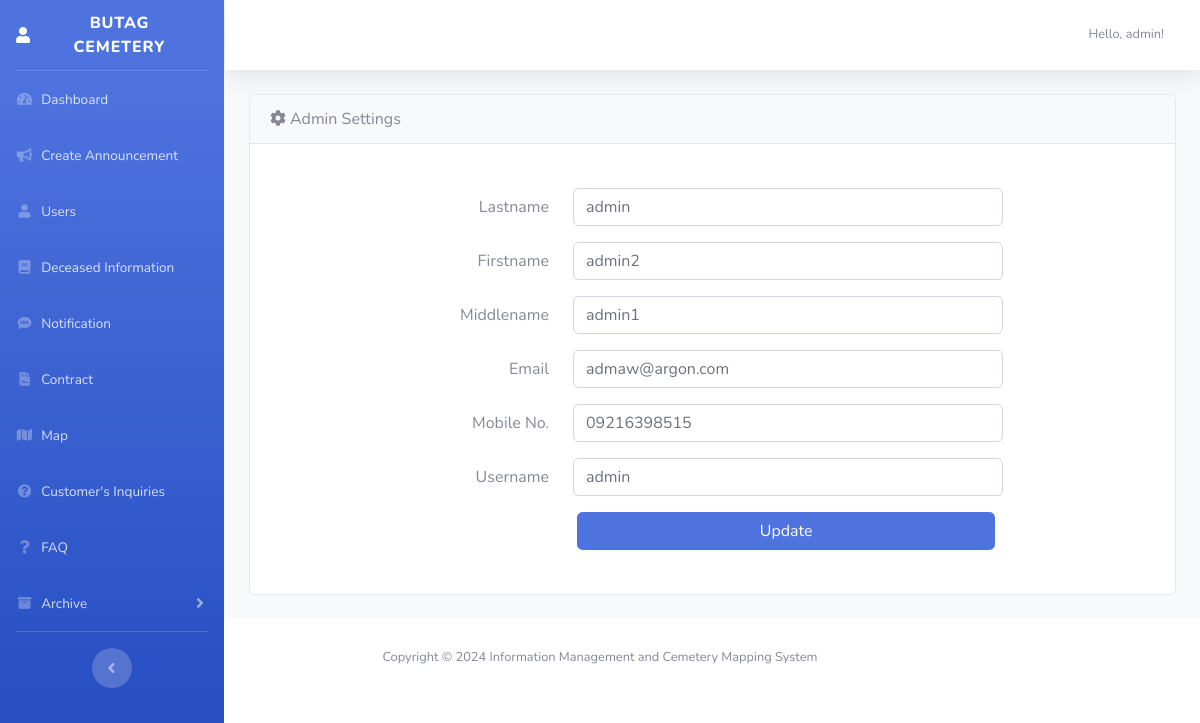
/pages/Admin/adminsettings.php (signed in), run on the app's committed database.
### tables this page shows
CREATE TABLE `tbladmincontent` (
  `aid` int(11) NOT NULL,
  `navtitles` varchar(255) NOT NULL
);

CREATE TABLE `adminreg` (
  `id` int(11) NOT NULL,
  `lastname` varchar(255) NOT NULL,
  `firstname` varchar(255) NOT NULL,
  `middlename` varchar(255) DEFAULT NULL,
  `email` varchar(255) NOT NULL,
  `mobile` varchar(20) DEFAULT NULL,
  `username` varchar(255) NOT NULL,
  `password` varchar(255) NOT NULL,
  `cpassword` varchar(255) NOT NULL,
  `date_register` datetime NOT NULL
);

CREATE TABLE `tblcontent` (
  `id` int(11) NOT NULL,
  `title` varchar(255) NOT NULL,
  `navtitle` varchar(255) NOT NULL,
  `header1` text DEFAULT NULL,
  `description1` text DEFAULT NULL,
  `header2` text DEFAULT NULL,
  `description2` text DEFAULT NULL,
  `navlogo` longblob DEFAULT NULL,
  `headerimage1` longblob DEFAULT NULL,
  `headerimage2` longblob DEFAULT NULL
);

### pages/Admin/adminsettings.php (the view, shortened to what this page needs)
<?php
   include '../../db.php';
$queries="SELECT * from tbladmincontent";
$results= mysqli_query($conn,$queries);
while($rows = mysqli_fetch_assoc($results))
{
 $nav = $rows['navtitles'];
}
?>
<!DOCTYPE html>
<html lang="en">
<head>
  <link href="../../vendor/fontawesome-free/css/all.min.css" rel="stylesheet" type="text/css">
  <link href="../../css/sb-admin-2.min.css" rel="stylesheet">
  <link href="../../vendor/datatables/dataTables.bootstrap4.min.css" rel="stylesheet">
</head>
<body id="page-top">
  <div id="wrapper">
    <ul class="navbar-nav bg-gradient-primary sidebar sidebar-dark accordion" id="accordionSidebar">
      <a class="sidebar-brand d-flex align-items-center justify-content-center" href="dashboard.php">
          <i class="fas fa-user"></i>
           <div class="sidebar-brand-text mx-3"><?php echo $nav;?></div>
      </a>
      <hr class="sidebar-divider my-0">
      <li class="nav-item">
        <a class="nav-link" href="dashboard.php">
          <i class="fas fa-fw fa-tachometer-alt"></i>
          <span>Dashboard</span></a>
      </li>
         <li class="nav-item">
        <a class="nav-link" href="announcement.php">
          <i class="fas fa-fw fa-bullhorn"></i>
          <span>Create Announcement</span></a>
      </li>
      <li class="nav-item">
        <a class="nav-link" href="users.php">
          <i class="fas fa-fw fa-user"></i>
          <span>Users</span></a>
      </li>
      <li class="nav-item">
        <a class="nav-link" href="deceasedinfo.php">
          <i class="fas fa-fw fa-book"></i>
          <span>Deceased Information</span></a>
      </li>
      <li class="nav-item">
        <a class="nav-link" href="notification.php">
          <i class="fas fa-fw fa-sms"></i>
          <span>Notification</span></a>
      </li>
      <li class="nav-item">
        <a class="nav-link" href="contract.php">
          <i class="fas fa-fw fa-file-contract"></i>
          <span>Contract</span></a>
      </li>
      <li class="nav-item">
        <a class="nav-link" href="map.php">
          <i class="fas fa-fw fa-map"></i>
          <span>Map</span></a>
      </li>
      <li class="nav-item">
        <a class="nav-link" href="inquiries.php">
          <i class="fas fa-fw fa-question-circle"></i>
          <span>Customer's Inquiries</span></a>
      </li>
      <li class="nav-item">
        <a class="nav-link" href="faq.php">
          <i class="fas fa-fw fa-question"></i>
          <span>FAQ</span></a>
      </li>
      <li class="nav-item">
        <a class="nav-link collapsed" href="#" data-toggle="collapse" data-target="#collapseUtilities3" aria-expanded="true" aria-controls="collapseUtilities3">
          <i class="fas fa-fw fa-archive"></i>
          <span>Archive</span>
        </a>
      </li>
      <hr class="sidebar-divider d-none d-md-block">
      <div class="text-center d-none d-md-inline">
        <button class="rounded-circle border-0" id="sidebarToggle"></button>
      </div>
    </ul>
    <div id="content-wrapper" class="d-flex flex-column">
      <div id="content">
        <nav class="navbar navbar-expand navbar-light bg-white topbar mb-4 static-top shadow">
          <ul class="navbar-nav ml-auto">
            <li class="nav-item dropdown no-arrow mx-1">
              <div class="dropdown-list dropdown-menu dropdown-menu-right shadow animated--grow-in" aria-labelledby="alertsDropdown">
            <li class="nav-item dropdown no-arrow mx-1">
              <a class="nav-link dropdown-toggle" href="#" id="messagesDropdown" role="button" data-toggle="dropdown" aria-haspopup="true" aria-expanded="false">
              </a>
            <li class="nav-item dropdown no-arrow">
              <a class="nav-link dropdown-toggle" href="#" id="userDropdown" role="button" data-toggle="dropdown" aria-haspopup="true" aria-expanded="false">
                <span class="mr-2 d-none d-lg-inline text-gray-600 small">Hello, <?php echo $_SESSION['admin']; ?>!</span>
              </a>
            </li>
          </ul>
        </nav>
        <div class="container-fluid">
        <div class="card mb-4">
                            <div class="card-header"><i class="fas fa-cog mr-1"></i>Admin Settings </div>
                            <div class="card-body">
                            <?php
       include("../../db.php");
         $Username=$_SESSION['admin'];
         $sql = "SELECT * FROM adminreg WHERE username='$Username'";
         $result = mysqli_query ($conn,$sql) or die (mysql_error ());
         while ($row = mysqli_fetch_array ($result)){
         ?>
             <br>
             <form method="post" action="">
                             <div class="form-group row">
                                 <label for="lname" class="col-md-4 col-form-label text-md-right">Lastname</label>
                                 <div class="col-md-6">
                                     <input type="text"  class="form-control" name="lastname" id="lastname" required value="<?php echo $row ['lastname']; ?>"/>
                                 </div>
                             </div>
                             <div class="form-group row">
                                 <label for="fname" class="col-md-4 col-form-label text-md-right">Firstname</label>
                                 <div class="col-md-6">
                                     <input type="text" class="form-control" name="firstname" id="firstname" value="<?php echo $row ['firstname']; ?> " required/>
                                 </div>
                             </div>
                             <div class="form-group row">
                                 <label for="mname" class="col-md-4 col-form-label text-md-right">Middlename</label>
                                 <div class="col-md-6">
                                     <input type="text"  class="form-control" name="middlename" id="middlename" value="<?php echo $row ['middlename']; ?> " required/>
                                 </div>
                             </div>
                             <div class="form-group row">
                                 <label for="email" class="col-md-4 col-form-label text-md-right">Email</label>
                                 <div class="col-md-6">
                                     <input type="email"  class="form-control" name="email" id="email" value="<?php echo $row ['email']; ?> " required/>
                                 </div>
                             </div>
                              <div class="form-group row">
                                 <label for="mobile" class="col-md-4 col-form-label text-md-right">Mobile No.</label>
                                 <div class="col-md-6">
                                     <input type="text"  class="form-control" name="mobile" id="mobile" maxlength="11" value="<?php echo $row ['mobile']; ?> " required/>
                                 </div>
                             </div>
                             <div class="form-group row">
                                 <label for="username" class="col-md-4 col-form-label text-md-right">Username</label>
                                 <div class="col-md-6">
                                     <input type="text"  class="form-control" name="username" id="username" value="<?php echo $row ['username']; ?> " required/>
                                 </div>
                             </div>
                             <div class="col-md-6 offset-md-4">
                                 <input type="submit" name= "update" value="Update" class="btn btn-primary btn-block">
                                 <br>
                                 </div>
                                 </form>
                                 <?php
         }
         ?>
      </div>
      </div>
      </div>
      </div>
      <?php include '../../db.php';
$query="SELECT * from tblcontent";
$result= mysqli_query($conn,$query);
while($row = mysqli_fetch_assoc($result))
{
    $title = $row['title'];
    }
?>
      <footer class="sticky-footer bg-white">
        <div class="container my-auto">
          <div class="copyright text-center my-auto">
          <span class="copyright">Copyright &copy; <span id="year"></span>  <?php echo $title; ?></span>
          </div>
        </div>
      </footer>
    </div>
  </div>
</body>
</html>

### pages/Admin/adminsettings.php (style rules this page uses)
#accordionSidebar { position: fixed; top: 0; left: 0; bottom: 0; width: 250px; background-color: #343a40; overflow-y: auto; z-index: 9999; }
#content { margin-left: 225px; transition: margin 0.3s; }

### data on the page
tbladmincontent: navtitles "BUTAG CEMETERY"
adminreg: lastname "admin", firstname "admin2", middlename "admin1", email "admaw@argon.com", mobile "09216398515", username "admin"
tblcontent: title "Information Management and Cemetery Mapping System"

### other printed values
$_SESSION['admin'] "admin"
